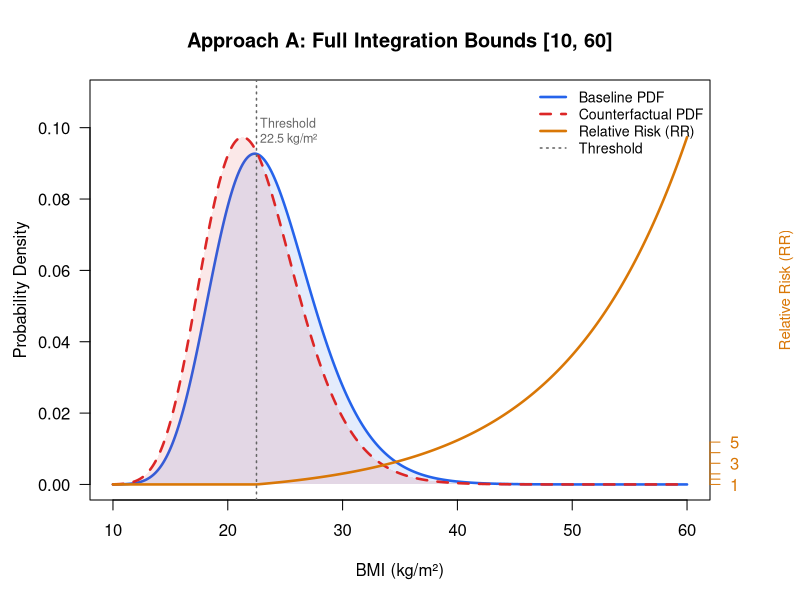
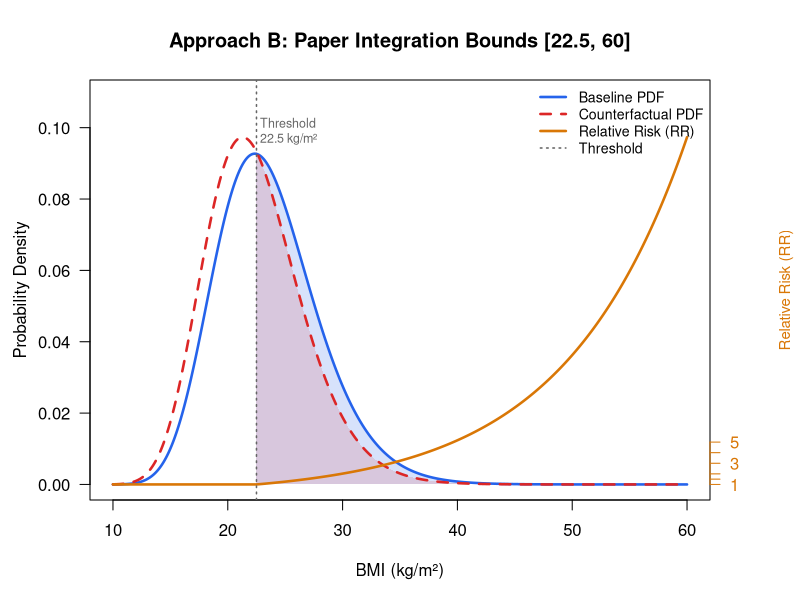

Write R code to recreate these figures, in order.
## ---- chunk 1
#| label: attribution-measures

# --- Define risks ---
RE          <- 8 / 16   # Risk in exposed
RU          <- 4 / 16   # Risk in unexposed
N_exposed   <- 16
N_unexposed <- 16
N_total     <- N_exposed + N_unexposed
deaths_total <- 8 + 4

R_population <- deaths_total / N_total  # Risk in whole population

# --- Exposed measures ---
RR <- RE / RU
AR <- RE - RU
AF <- (RE - RU) / RE

# --- Population measures ---
PAR <- R_population - RU
PAF <- (R_population - RU) / R_population

# --- Results ---
cat("Relative Risk (RR):", RR, "\n")
cat("Attributable Risk (AR):", AR, "\n")
cat("Attributable Fraction (AF):", round(AF, 3), "\n")
cat("Population Attributable Risk (PAR):", PAR, "\n")
cat("Population Attributable Fraction (PAF):", round(PAF, 3), "\n")
## ---- chunk 2
#| label: pif-one category

# --- Inputs ---
p    <- 0.50   # Prevalence of inactivity at baseline
p_cf <- 0.40   # Prevalence of inactivity at counterfactual (after intervention)
RR   <- 1.27   # Relative risk inactive vs active (all-cause mortality)

# --- PIF formula (Barendregt & Veerman, 2010) ---
PIF <- (p * (RR - 1) - p_cf * (RR - 1)) / (p * (RR - 1) + 1)

cat("PIF =", round(PIF, 8), "\n")
cat("PIF (%) =", round(PIF * 100, 2), "%\n")
## ---- chunk 3
#| label: pif-categorical

# ── Inputs ──────────────────────────────────────────────────────────────────────
RR_cat <- c(Inactive = 1.97, Low = 1.66, Moderate = 1.15, High = 1.00)

# Baseline distribution
P_base <- c(Inactive = 0.17, Low = 0.24, Moderate = 0.31, High = 0.28)

# Counterfactual 1: Intervention scenario (inactive shifts to low/moderate)
P_cf_scenario <- c(Inactive = 0.10, Low = 0.27, Moderate = 0.35, High = 0.28)

# Counterfactual 2: Burden of disease — everyone highly active
P_cf_tmrel    <- c(Inactive = 0.00, Low = 0.00, Moderate = 0.00, High = 1.00)

# Baseline IHD deaths (males 30–34)
deaths_baseline <- 28

# ── Verify inputs sum to 1 ───────────────────────────────────────────────────────
stopifnot(abs(sum(P_base)        - 1) < 1e-6)
stopifnot(abs(sum(P_cf_scenario) - 1) < 1e-6)
stopifnot(abs(sum(P_cf_tmrel)    - 1) < 1e-6)

# ── Weighted sums ────────────────────────────────────────────────────────────────
sum_base     <- sum(P_base        * RR_cat)
sum_scenario <- sum(P_cf_scenario * RR_cat)
sum_tmrel    <- sum(P_cf_tmrel    * RR_cat)   # = 1.00 (everyone at RR = 1)

# ── PIF 1: Scenario (intervention shift) ────────────────────────────────────────
PIF_scenario <- (sum_base - sum_scenario) / sum_base

cat("── PIF 1: Intervention scenario ──────────────────────\n")
cat("Sum baseline:      ", round(sum_base,     4), "\n")
cat("Sum counterfactual:", round(sum_scenario, 4), "\n")
cat("PIF =", round(PIF_scenario, 4), "\n")
cat("PIF (%) =", round(PIF_scenario * 100, 2), "%\n\n")

# ── PIF 2 (= PAF): Everyone highly active  ───────────────────────────────
PAF_tmrel <- (sum_base - sum_tmrel) / sum_base

cat("── PIF 2 / PAF: Everyone highly active  ───────\n")
cat("Sum baseline:      ", round(sum_base,  4), "\n")
cat("Sum counterfactual:", round(sum_tmrel, 4), "\n")
cat("PAF =", round(PAF_tmrel, 4), "\n")
cat("PAF (%) =", round(PAF_tmrel * 100, 2), "%\n")
## ---- chunk 4
#| label: continuous-parameters

# ── Exposure distribution ──────────────────────────────────────────────────────
mean_base <- 23.58   # Baseline mean BMI (kg/m²)
mean_cf   <- 22.50   # Counterfactual mean BMI (kg/m²)
sd        <- 4.50    # Standard deviation (same in both scenarios)

# ── Risk function ──────────────────────────────────────────────────────────────
RR_per_5  <- 1.599   # RR per 5-unit increase in BMI above threshold (GBD 2019)
threshold <- 22.50   # BMI below which there is NO excess risk (RR = 1)

# ── Integration limits ─────────────────────────────────────────────────────────
lower <- 10
upper <- 60
## ---- chunk 5
#| label: lognormal-params

sigma_log   <- sqrt(log(1 + (sd^2 / mean_base^2)))
mu_log_base <- log((mean_base^2) / sqrt(sd^2 + mean_base^2))
mu_log_cf   <- log((mean_cf^2)   / sqrt(sd^2 + mean_cf^2))

cat(sprintf("Baseline       — mu_log: %.4f,  sigma_log: %.4f\n", mu_log_base, sigma_log))
cat(sprintf("Counterfactual — mu_log: %.4f,  sigma_log: %.4f\n", mu_log_cf,   sigma_log))
## ---- chunk 6
#| label: risk-and-pdfs

beta <- log(RR_per_5) / 5

# RR = 1 at or below the threshold; increases exponentially above it
RR_bmi <- function(x) {
  ifelse(x <= threshold, 1, exp(beta * (x - threshold)))
}

P      <- function(x) dlnorm(x, meanlog = mu_log_base, sdlog = sigma_log)
P_star <- function(x) dlnorm(x, meanlog = mu_log_cf,   sdlog = sigma_log)
## ---- chunk 7
#| label: pif-approach-a

risk_base_A <- integrate(function(x) RR_bmi(x) * P(x),      lower, upper)$value
risk_cf_A   <- integrate(function(x) RR_bmi(x) * P_star(x), lower, upper)$value
PIF_A       <- (risk_base_A - risk_cf_A) / risk_base_A

cat(sprintf("Baseline expected risk:   %.4f\n", risk_base_A))
cat(sprintf("CF expected risk:         %.4f\n", risk_cf_A))
cat(sprintf("PIF (Approach A):         %.4f  (%.1f%%)\n", PIF_A, PIF_A * 100))
## ---- chunk 8
#| label: plot-approach-a
#| fig-cap: "Approach A: integration over the full distribution [10, 60]. Shading shows the full area under each PDF. The RR curve rises only above the threshold."

x_seq     <- seq(lower, upper, length.out = 500)
pdf_base  <- P(x_seq)
pdf_cf    <- P_star(x_seq)
rr_vals   <- RR_bmi(x_seq)
pdf_max   <- max(pdf_base, pdf_cf)
rr_max    <- max(rr_vals)
rr_scaled <- (rr_vals - 1) / (rr_max - 1) * pdf_max

par(mar = c(5, 4.5, 4, 4.5))
plot(x_seq, pdf_base, type = "l", lwd = 2.5, col = "#2563EB",
     ylim = c(0, pdf_max * 1.12),
     xlab = "BMI (kg/m²)", ylab = "Probability Density",
     main = "Approach A: Full Integration Bounds [10, 60]", las = 1)

polygon(c(x_seq, rev(x_seq)), c(pdf_base, rep(0, length(x_seq))),
        col = adjustcolor("#2563EB", alpha.f = 0.12), border = NA)
polygon(c(x_seq, rev(x_seq)), c(pdf_cf, rep(0, length(x_seq))),
        col = adjustcolor("#DC2626", alpha.f = 0.10), border = NA)

lines(x_seq, pdf_cf,    lwd = 2.5, col = "#DC2626", lty = 2)
lines(x_seq, rr_scaled, lwd = 2.5, col = "#D97706")

abline(v = threshold, col = "gray40", lty = 3, lwd = 1.5)
text(threshold + 0.3, pdf_max * 1.02,
     paste0("Threshold\n", threshold, " kg/m²"),
     col = "gray40", cex = 0.75, adj = 0)

rr_ticks_real   <- c(1, 1.5, 2, 3, 4, 5)
rr_ticks_scaled <- (rr_ticks_real - 1) / (rr_max - 1) * pdf_max
axis(4, at = rr_ticks_scaled, labels = rr_ticks_real,
     las = 1, col.axis = "#D97706", col = "#D97706")
mtext("Relative Risk (RR)", side = 4, line = 3.2, col = "#D97706", cex = 0.9)

legend("topright",
       legend = c("Baseline PDF", "Counterfactual PDF",
                  "Relative Risk (RR)", "Threshold"),
       col = c("#2563EB", "#DC2626", "#D97706", "gray40"),
       lty = c(1, 2, 1, 3), lwd = c(2.5, 2.5, 2.5, 1.5),
       bty = "n", cex = 0.85)
par(mar = c(5, 4, 4, 2) + 0.1)
## ---- chunk 9
#| label: pif-approach-b

a <- threshold   # 22.5
b <- upper       # 60

risk_base_B <- integrate(function(x) RR_bmi(x) * P(x),      a, b)$value
risk_cf_B   <- integrate(function(x) RR_bmi(x) * P_star(x), a, b)$value
PIF_B       <- (risk_base_B - risk_cf_B) / risk_base_B

cat(sprintf("Baseline expected risk (above 22.5): %.4f\n", risk_base_B))
cat(sprintf("CF expected risk (above 22.5):       %.4f\n", risk_cf_B))
cat(sprintf("PIF (Approach B / Paper):            %.4f  (%.1f%%)\n",
            PIF_B, PIF_B * 100))
## ---- chunk 10
#| label: plot-approach-b
#| fig-cap: "Approach B: integration restricted to [22.5, 60]. Shading shows only the at-risk portion of each PDF — the region that enters the PIF calculation."

x_full  <- seq(lower, upper, length.out = 500)
x_above <- seq(threshold, upper, length.out = 500)

pdf_base_full  <- P(x_full)
pdf_cf_full    <- P_star(x_full)
pdf_base_above <- P(x_above)
pdf_cf_above   <- P_star(x_above)
rr_vals_full   <- RR_bmi(x_full)

pdf_max   <- max(pdf_base_full, pdf_cf_full)
rr_max    <- max(rr_vals_full)
rr_scaled <- (rr_vals_full - 1) / (rr_max - 1) * pdf_max

par(mar = c(5, 4.5, 4, 4.5))
plot(x_full, pdf_base_full, type = "l", lwd = 2.5, col = "#2563EB",
     ylim = c(0, pdf_max * 1.12),
     xlab = "BMI (kg/m²)", ylab = "Probability Density",
     main = "Approach B: Paper Integration Bounds [22.5, 60]", las = 1)

polygon(c(x_above, rev(x_above)),
        c(pdf_base_above, rep(0, length(x_above))),
        col = adjustcolor("#2563EB", alpha.f = 0.18), border = NA)
polygon(c(x_above, rev(x_above)),
        c(pdf_cf_above, rep(0, length(x_above))),
        col = adjustcolor("#DC2626", alpha.f = 0.14), border = NA)

lines(x_full, pdf_cf_full,  lwd = 2.5, col = "#DC2626", lty = 2)
lines(x_full, rr_scaled,    lwd = 2.5, col = "#D97706")

abline(v = threshold, col = "gray40", lty = 3, lwd = 1.5)
text(threshold + 0.3, pdf_max * 1.02,
     paste0("Threshold\n", threshold, " kg/m²"),
     col = "gray40", cex = 0.75, adj = 0)

rr_ticks_real   <- c(1, 1.5, 2, 3, 4, 5)
rr_ticks_scaled <- (rr_ticks_real - 1) / (rr_max - 1) * pdf_max
axis(4, at = rr_ticks_scaled, labels = rr_ticks_real,
     las = 1, col.axis = "#D97706", col = "#D97706")
mtext("Relative Risk (RR)", side = 4, line = 3.2, col = "#D97706", cex = 0.9)

legend("topright",
       legend = c("Baseline PDF", "Counterfactual PDF",
                  "Relative Risk (RR)", "Threshold"),
       col = c("#2563EB", "#DC2626", "#D97706", "gray40"),
       lty = c(1, 2, 1, 3), lwd = c(2.5, 2.5, 2.5, 1.5),
       bty = "n", cex = 0.85)
par(mar = c(5, 4, 4, 2) + 0.1)
## ---- chunk 11
#| label: comparison-table
#| echo: false

comp <- data.frame(
  Approach             = c("A: Full bounds [10, 60]",
                            "B: Paper bounds [22.5, 60]"),
  `Integration limits` = c("[10, 60]", "[22.5, 60]"),
  `Population this PIF refers to` = c("Whole population",
                                       "Population with BMI > 22.5 only"),
  `Baseline risk`      = c(round(risk_base_A, 4), round(risk_base_B, 4)),
  `CF risk`            = c(round(risk_cf_A, 4),   round(risk_cf_B, 4)),
  `PIF (%)`            = c(round(PIF_A * 100, 1), round(PIF_B * 100, 1)),
  `Aligned with Wanjau 2023` = c("No", "Yes"),
  check.names = FALSE
)
knitr::kable(comp, align = "llccccc")
## ---- chunk 12
#| label: multiple-risk-factors

# --- Individual PIFs (binary formula) -------------------------------------------
Ppa       <- 0.3;  RRpa       <- 2
Ppm       <- 0.5;  RRpm       <- 2
Pdiabetes <- 0.5;  RRdiabetes <- 3

PIFpa       <- Ppa       * (RRpa       - 1) / (Ppa       * (RRpa       - 1) + 1)
PIFpm       <- Ppm       * (RRpm       - 1) / (Ppm       * (RRpm       - 1) + 1)
PIFdiabetes <- Pdiabetes * (RRdiabetes - 1) / (Pdiabetes * (RRdiabetes - 1) + 1)

# --- CORRECT: multiplicative combination ----------------------------------------
pifs      <- c(PIFpa, PIFpm, PIFdiabetes)
PIF_joint <- 1 - prod(1 - pifs)
cat("Joint PIF (correct):", round(PIF_joint, 4), "\n")
cat("Joint PIF (%):", round(PIF_joint * 100, 2), "%\n\n")

# --- INCORRECT: naive sum -------------------------------------------------------
cat("Sum (INCORRECT — can exceed 1):", round(sum(pifs), 4), "\n")
## ---- chunk 13
#| label: cra

# ── Objects carried forward from Section 3 ──────────────────────────────────────
# PIF_scenario  = 0.0307  (intervention: inactive 17% → 10%)
# PAF_tmrel     = 0.2700  (burden: everyone highly active)
# deaths_baseline = 28

# ── Apply PIF/PAF to baseline deaths ────────────────────────────────────────────
deaths_prevented    <- round(deaths_baseline * PIF_scenario, 1)
deaths_attributable <- round(deaths_baseline * PAF_tmrel, 1)

cat("── Burden of Disease ──────────────────────────────────────────────\n")
cat("Counterfactual : Everyone highly active (TMREL)\n")
cat("PAF            :", round(PAF_tmrel * 100, 1), "%\n")
cat("Attributable   :", deaths_attributable,
    "IHD deaths/yr attributable to physical inactivity\n\n")

cat("── Scenario Analysis ──────────────────────────────────────────────\n")
cat("Counterfactual : Inactive 17% → 10%; shift to low/moderate active\n")
cat("PIF            :", round(PIF_scenario * 100, 1), "%\n")
cat("Prevented      :", deaths_prevented,
    "IHD deaths/yr prevented by the intervention\n\n")

cat("── The gap ────────────────────────────────────────────────────────\n")
cat("Intervention captures",
    round(deaths_prevented / deaths_attributable * 100, 1),
    "% of the total attributable burden\n")
cat("(", deaths_prevented, "of", deaths_attributable, "attributable deaths)\n")
